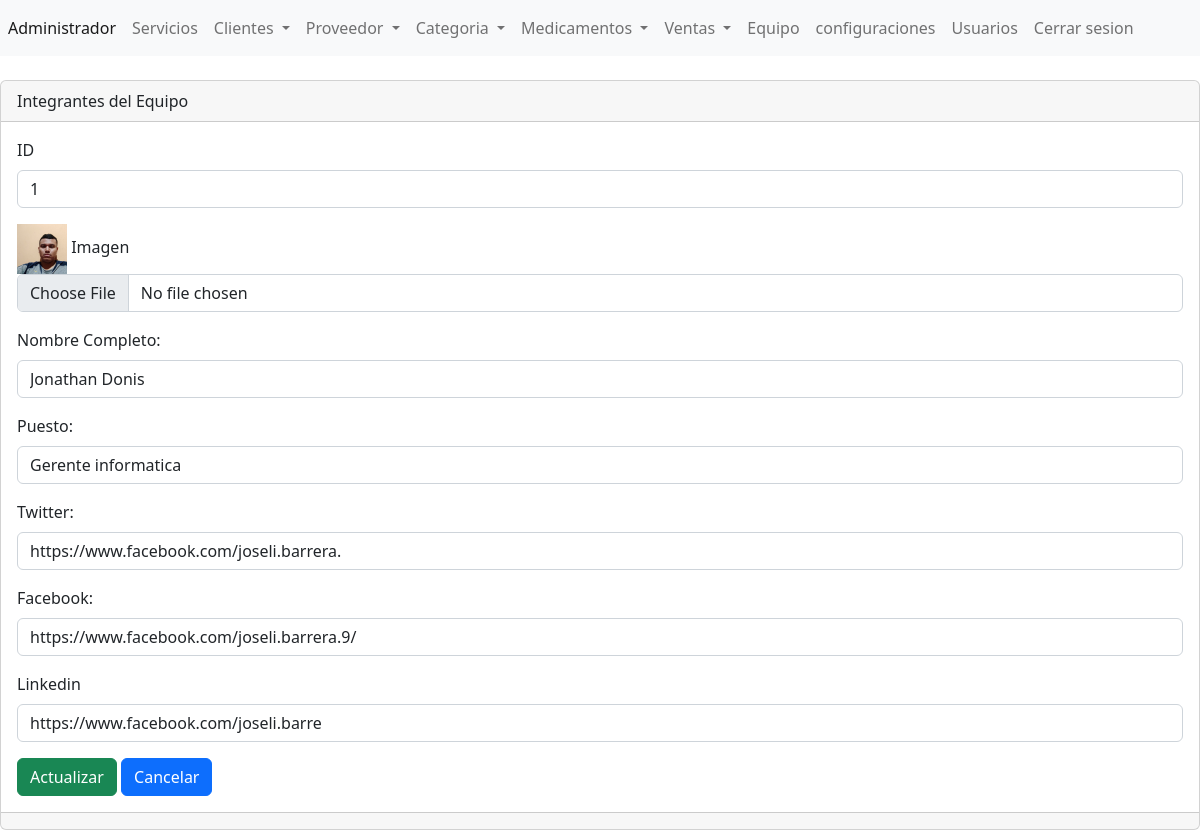
The app's page /DesarrolloWeb_ProyectoFinal_GRUPO/Practica/admin/secciones/equipo/editar.php?txtID=1 (signed in) with its own data.
### tables this page shows
CREATE TABLE IF NOT EXISTS `tbl_equipo` (
  `ID` int NOT NULL AUTO_INCREMENT,
  `imagen` varchar(255) NOT NULL,
  `nombrecompleto` varchar(255) NOT NULL,
  `puesto` varchar(255) NOT NULL,
  `twiter` varchar(255) NOT NULL,
  `facebook` varchar(255) NOT NULL,
  `linkedin` varchar(255) NOT NULL,
  PRIMARY KEY (`ID`)
);

### DesarrolloWeb_ProyectoFinal_GRUPO/Practica/admin/secciones/equipo/editar.php (the view, shortened to what this page needs)
<?php
include("../../bd.php");
if (isset($_GET['txtID'])) {
    $txtID = (isset($_GET['txtID'])) ? $_GET['txtID'] : "";
    $sentencia = $conexion->prepare("SELECT * FROM tbl_equipo WHERE ID=:id");
    $sentencia->bindParam(":id", $txtID);
    $sentencia->execute();
    $registro = $sentencia->fetch(PDO::FETCH_ASSOC);
    $imagen = $registro['imagen'];
    $nombrecompleto = $registro['nombrecompleto'];
    $puesto = $registro['puesto'];
    $twiter = $registro['twiter'];
    $facebook = $registro['facebook'];
    $linkedin = $registro['linkedin'];
}
include("../../templates/header.php");
?>
<div class="card">
    <div class="card-header">
        Integrantes del Equipo
    </div>
    <div class="card-body">
        <form action="" method="post" enctype="multipart/form-data">
            <div class="mb-3">
                <label for="txtID" class="form-label">ID</label>
                <input type="text" class="form-control" readonly value="<?php echo $txtID; ?>" name="txtID" id="txtID" aria-describedby="helpId" placeholder="ID">
            </div>
            <div class="mb-3">
                <img width="50" src="../../../assets/img/team/<?php echo $imagen; ?>" />
                <label for="imagen" class="form-label">Imagen</label>
                <input type="file" class="form-control" name="imagen" id="imagen" aria-describedby="helpId" placeholder="Imagen">
            </div>
            <div class="mb-3">
                <label for="nombrecompleto" class="form-label">Nombre Completo:</label>
                <input type="text" class="form-control" value="<?php echo $nombrecompleto; ?>" name="nombrecompleto" id="nombrecompleto" aria-describedby="helpId" placeholder="Nombre Completo">
            </div>
            <div class="mb-3">
                <label for="puesto" class="form-label">Puesto:</label>
                <input type="text" class="form-control" value="<?php echo $puesto; ?>" name="puesto" id="puesto" aria-describedby="helpId" placeholder="Puesto">
            </div>
            <div class="mb-3">
                <label for="twiter" class="form-label">Twitter:</label>
                <input type="text" class="form-control" value="<?php echo $twiter; ?>" name="twiter" id="twiter" aria-describedby="helpId" placeholder="Twitter">
            </div>
            <div class="mb-3">
                <label for="facebook" class="form-label">Facebook:</label>
                <input type="text" class="form-control" value="<?php echo $facebook; ?>" name="facebook" id="facebook" aria-describedby="helpId" placeholder="Facebook">
            </div>
            <div class="mb-3">
                <label for="linkedin" class="form-label">Linkedin</label>
                <input type="text" class="form-control" value="<?php echo $linkedin; ?>" name="linkedin" id="linkedin" aria-describedby="helpId" placeholder="Linkedin">
            </div>
            <button type="submit" class="btn btn-success">Actualizar</button>
            <a name="" id="" class="btn btn-primary" href="index.php" role="button">Cancelar</a>
        </form>
    </div>
    <div class="card-footer text-muted">
    </div>
</div>
<?php
include("../../templates/footer.php");
?>

### records on screen
tbl_equipo: imagen (picture), nombrecompleto "Jonathan Donis", puesto "Gerente informatica", twiter "https://www.facebook.com/joseli.barrera.", facebook "https://www.facebook.com/joseli.barrera.9/", linkedin "https://www.facebook.com/joseli.barre"
